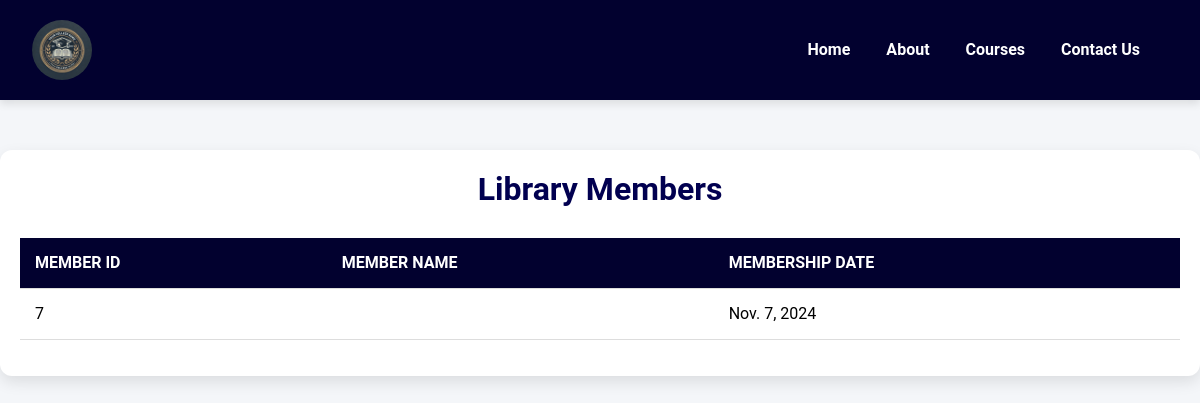
The page /show-members/ on the database as committed earlier.
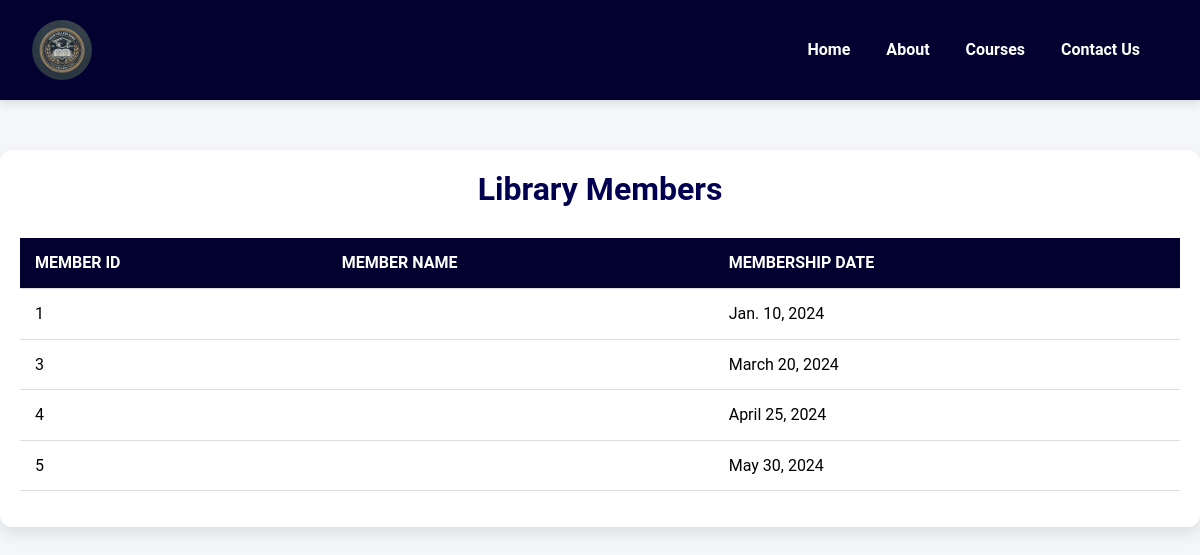
The same page on the database as committed later.
### dbms/models.py (models this page shows, shortened)
class LibraryMember(models.Model):
    id = models.AutoField(primary_key=True)
    student = models.ForeignKey(RegisteredStudent, on_delete=models.CASCADE)  # FK to RegisteredStudent
    membership_date = models.DateField()

### dbms/views.py (the view)
# urls.py: path('show-members/', show_members, name='show_members'),
def show_members(request):
    members = LibraryMember.objects.all()  # Fetch all member entries
    context = {
        'members': members,
    }
    return render(request, 'show_members.html', context)

### templates/show_members.html (shortened to what this page needs)
{%load static%}
<!DOCTYPE html>
<html lang="en">
<head>
    <link rel="stylesheet" href="https://cdn.jsdelivr.net/npm/bootstrap@5.3.3/dist/css/bootstrap.min.css" />
    <link rel="stylesheet" href="https://cdn.jsdelivr.net/npm/bootstrap@5.3.3/dist/css/bootstrap.min.css" />
    <link rel="stylesheet" href="{% static 'lib.css' %}" />
</head>
<body>
    <nav class="navbar navbar-expand-lg">
        <div class="container-fluid">
            <a class="navbar-brand" href="#">
                <img src="{% static 'images/logo.png' %}" alt="College Logo" />
            </a>
            <div class="collapse navbar-collapse" id="navbarNav">
                <ul class="navbar-nav ms-auto">
                    <li class="nav-item">
                        <a class="nav-link" href="{% url 'home' %}"> <b>Home</b></a>
                    </li>
                    <li class="nav-item">
                        <a class="nav-link" href="{% url 'about' %}"> <b>About</b></a>
                    </li>
                    <li class="nav-item">
                        <a class="nav-link" href="{% url 'show_courses' %}"> <b>Courses</b></a>
                    </li>
                    <li class="nav-item">
                        <a class="nav-link" href="{% url 'contact' %}"> <b>Contact Us</b></a>
                    </li>
                </ul>
            </div>
        </div>
    </nav>
    <div class="container">
        <h2>Library Members</h2>
        <table class="table">
            <thead>
                <tr>
                    <th>Member ID</th>
                    <th>Member Name</th>
                    <th>Membership Date</th>
                </tr>
            </thead>
            <tbody>
                {% for member in members %}
                <tr>
                    <td>{{ member.id }}</td>
                    <td>{{ member.member.student_name }}</td>
                    <td>{{ member.membership_date }}</td>
                </tr>
                {% endfor %}
            </tbody>
        </table>
    </div>
</body>
</html>

Rows that differ between the two databases and show on the page:
removed LibraryMember: id "7", membership_date "Nov. 7, 2024"
added LibraryMember: id "1", membership_date "Jan. 10, 2024"
added LibraryMember: id "3", membership_date "March 20, 2024"
added LibraryMember: id "4", membership_date "April 25, 2024"
added LibraryMember: id "5", membership_date "May 30, 2024"
